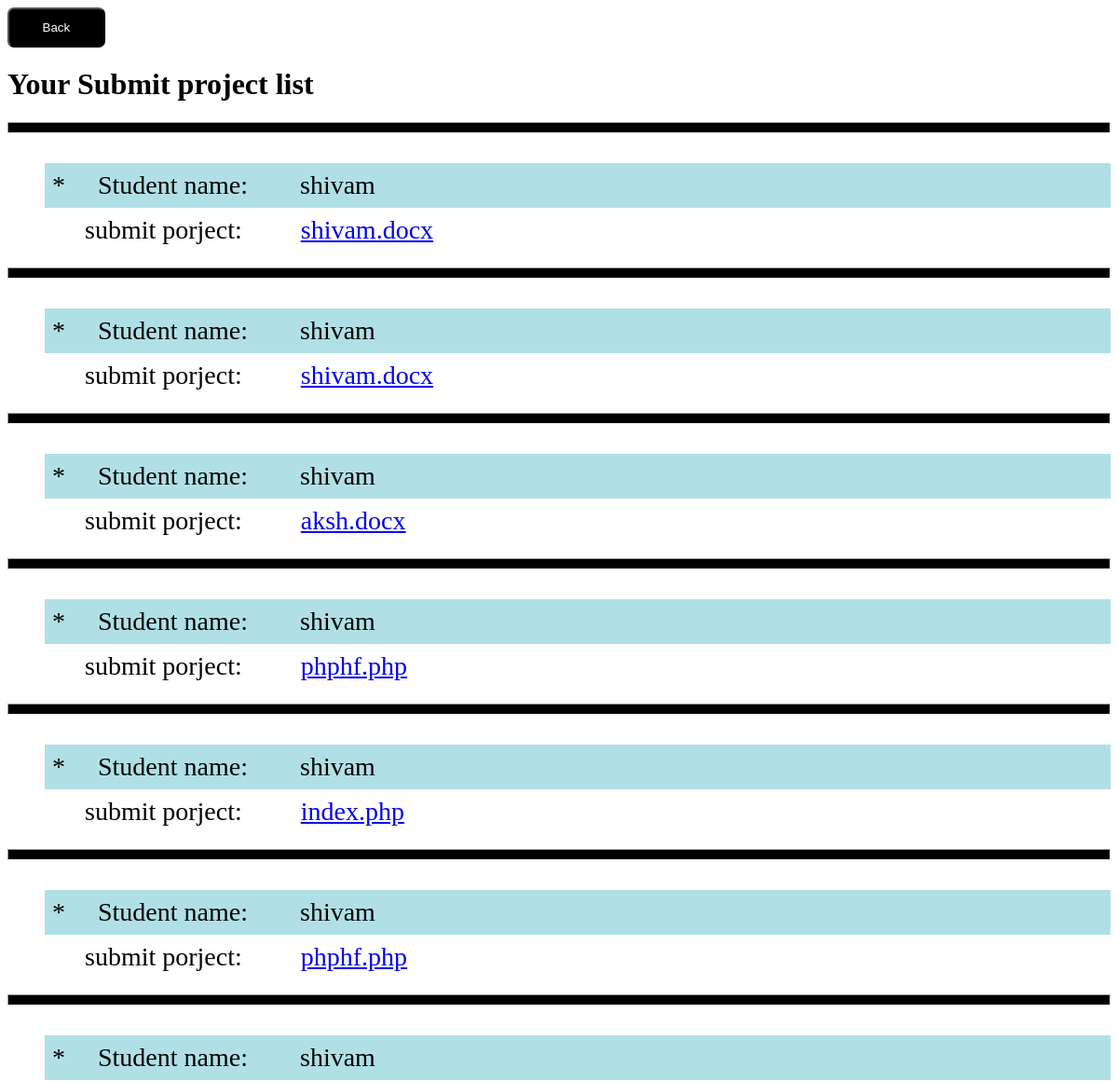
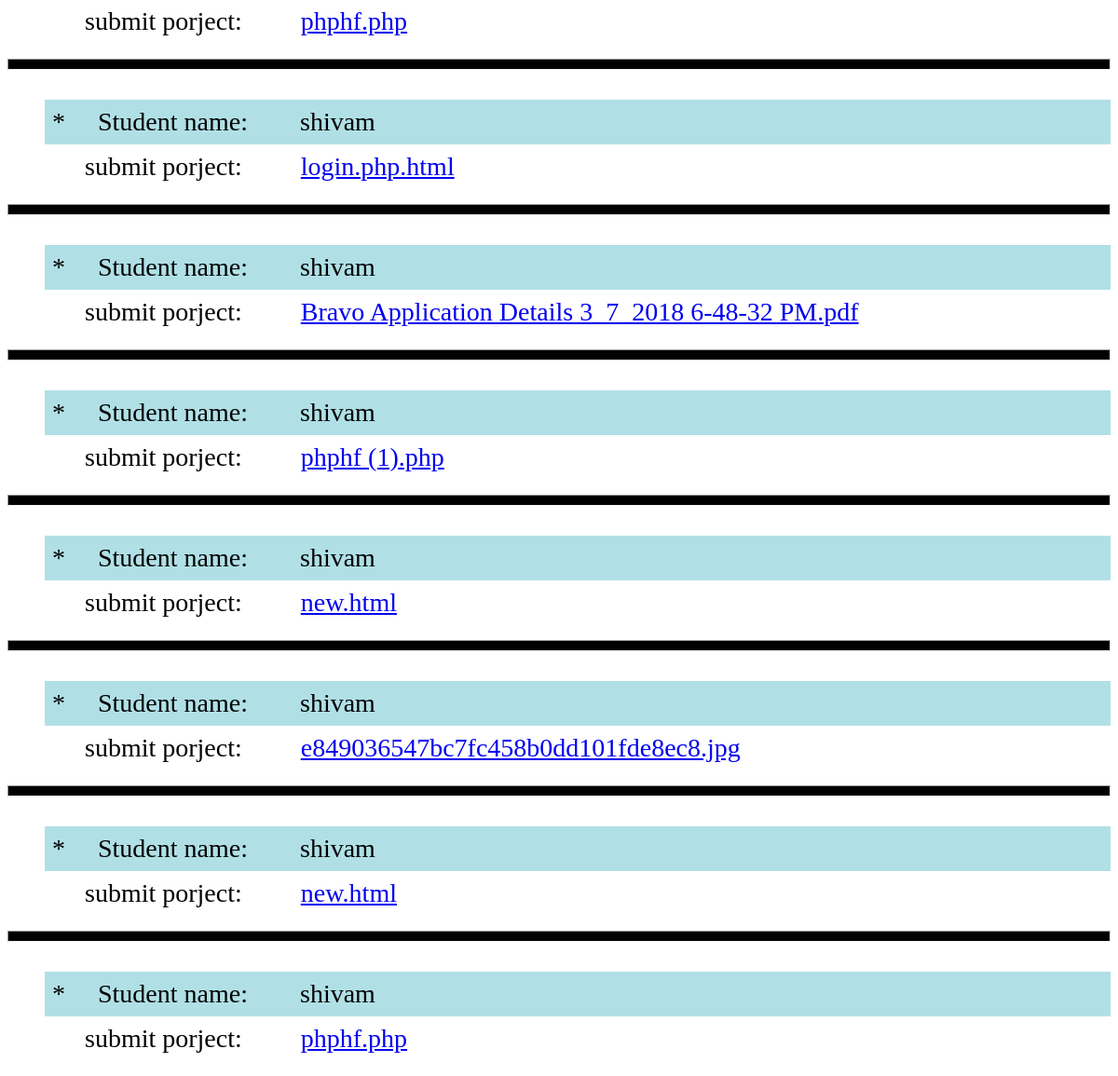
The page /myprojects.php (signed in) on the database its author committed (2 pictures, top to bottom).
### tables this page shows
CREATE TABLE `uplode` (
  `id` int(50) NOT NULL,
  `file` varchar(100) NOT NULL,
  `text` varchar(1000) NOT NULL,
  `course` varchar(150) NOT NULL,
  `sem` varchar(100) NOT NULL,
  `email` varchar(100) NOT NULL,
  `userid` int(100) NOT NULL
);

### myprojects.php (the view, shortened to what this page needs)
<a href="welcome2.php"><input type="button" name="back" value="Back"></a>
<h1>  Your Submit project list</h1>
<!DOCTYPE html>
<html>
<head>
</head>
<body>
<?php
$con=mysqli_connect('localhost','root','','register');
$user= $_SESSION['username'];
$query1=mysqli_query($con," SELECT * FROM signup WHERE username='$user'  ");
$row1= mysqli_fetch_array($query1);
$id=$row1['id'];
$query=mysqli_query($con," SELECT * FROM uplode WHERE userid='$id' ORDER BY id DESC");
$rowcount= mysqli_num_rows($query);
for ($i=1; $i <=$rowcount; $i++) {
	$row= mysqli_fetch_array($query);
 ?>
 <hr>
		<ul>
			<li></li>
		<li>*&nbsp;&nbsp;&nbsp;&nbsp;&nbsp;Student name:&nbsp;&nbsp;&nbsp;&nbsp;&nbsp;&nbsp;&nbsp;&nbsp;<?php echo  $_SESSION['username'];?> </li>
		<li> &nbsp;&nbsp;&nbsp;&nbsp;&nbsp;submit porject:&nbsp;&nbsp;&nbsp;&nbsp;&nbsp;&nbsp;&nbsp;&nbsp; <a href='uplode/<?php echo $row['file'] ?>'><?php echo $row['file'] ?></a></li>
	</ul>
<?php } ?>
</body>
</html>

### myprojects.php (style rules this page uses)
li { display: block;padding:8px;text-decoration:none; color:black; text-decoration: none; font-size: 28px; }
li:nth-child(even) { background-color:powderblue ; }
hr { background-color:black; height:10px; }
input[type="button"] { padding: 1% 3%; background-color:black; border-radius: 7px; color:white; }

### rows shown on the page
uplode: file "shivam.docx"
uplode: file "shivam.docx"
uplode: file "aksh.docx"
uplode: file "phphf.php"
uplode: file "index.php"
uplode: file "phphf.php"
uplode: file "phphf.php"
uplode: file "login.php.html"
uplode: file "Bravo Application Details 3_7_2018 6-48-32 PM.pdf"
uplode: file "phphf (1).php"
uplode: file "new.html"
uplode: file "e849036547bc7fc458b0dd101fde8ec8.jpg"
uplode: file "new.html"
uplode: file "phphf.php"
